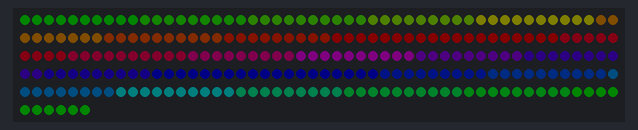
Recording of a sketch running on a simulated Arduino Uno, built with avr-gcc and run on an emulated ATmega328P. On the bench: 256 RGB LEDs in strip order, left to right, continuing on the next row. Dim RGB values are drawn brighter than linear.

Above: at 0.19 s.
At 5.58 s:
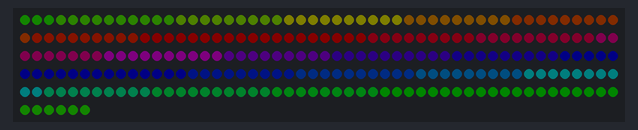
At 10.02 s:
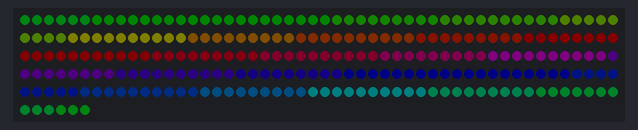
At 19.22 s:
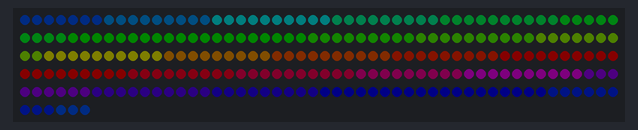
At 28.42 s:
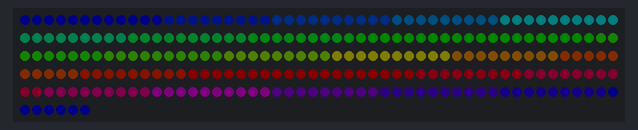
At 39.52 s:
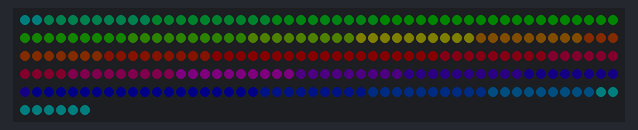

The sketch:

sketch_mar18a.ino
```cpp
#include <Adafruit_NeoPixel.h>

#define PIN 6              // Arduino pin 6 to DIN of 8x32 matrix.
#define LED_COUNT 256      // 8x32 = 256 NeoPixel leds
#define BRIGHTNESS 8     // to reduce current for 256 NeoPixels

Adafruit_NeoPixel strip = Adafruit_NeoPixel(LED_COUNT, PIN, NEO_GRB + NEO_KHZ800);


void setup()
{
  strip.begin();
  strip.show();            // Initialize all pixels to 'off'
  strip.setBrightness(BRIGHTNESS);   // overall brightness
}


void loop()
{
  // Some example procedures showing how to display to the pixels:
  //colorWipe(strip.Color(255, 0, 0), 5);      // Red
  //colorWipe(strip.Color(0, 255, 0), 5);      // Green
  //colorWipe(strip.Color(0, 0, 255), 5);      // Blue

  // Send a theater pixel chase in...
  //theaterChase(strip.Color(255, 255, 255), 50);     // White

  rainbow(1);
  //colorWipe( strip.Color(0,0,0),1);
}


// Fill the dots one after the other with a color
void colorWipe(uint32_t c, uint8_t wait)
{
  for(int i=0; i<strip.numPixels(); i++)
  {
    strip.setPixelColor(i, c);
    strip.show();
    delay(wait);
  }
}


void rainbow(uint8_t wait)
{
  for(int j=0; j<1000; j++)
  {
    for(int i=0; i<strip.numPixels(); i++)
    {
      strip.setPixelColor(i, Wheel((i+j) & 255));
    }
    strip.show();
    delay(wait);
  }
}


//Theatre-style crawling lights.
void theaterChase(uint32_t c, uint8_t wait)
{
  for (int j=0; j<10; j++)   //do 10 cycles of chasing
  {
    for (int q=0; q < 3; q++)
    {
      for (int i=0; i < strip.numPixels(); i=i+3)
      {
        strip.setPixelColor(i+q, c);    //turn every third pixel on
      }
      strip.show();

      delay(wait);

      for (int i=0; i < strip.numPixels(); i=i+3)
      {
        strip.setPixelColor(i+q, 0);        //turn every third pixel off
      }
    }
  }
}


// Input a value 0 to 255 to get a color value.
// The colours are a transition r - g - b - back to r.
uint32_t Wheel(byte WheelPos)
{
  if(WheelPos < 85)
  {
   return strip.Color(WheelPos * 3, 255 - WheelPos * 3, 0);
  }
  else if(WheelPos < 170)
  {
   WheelPos -= 85;
   return strip.Color(255 - WheelPos * 3, 0, WheelPos * 3);
  }
  else
  {
   WheelPos -= 170;
   return strip.Color(0, WheelPos * 3, 255 - WheelPos * 3);
  }
}
```
